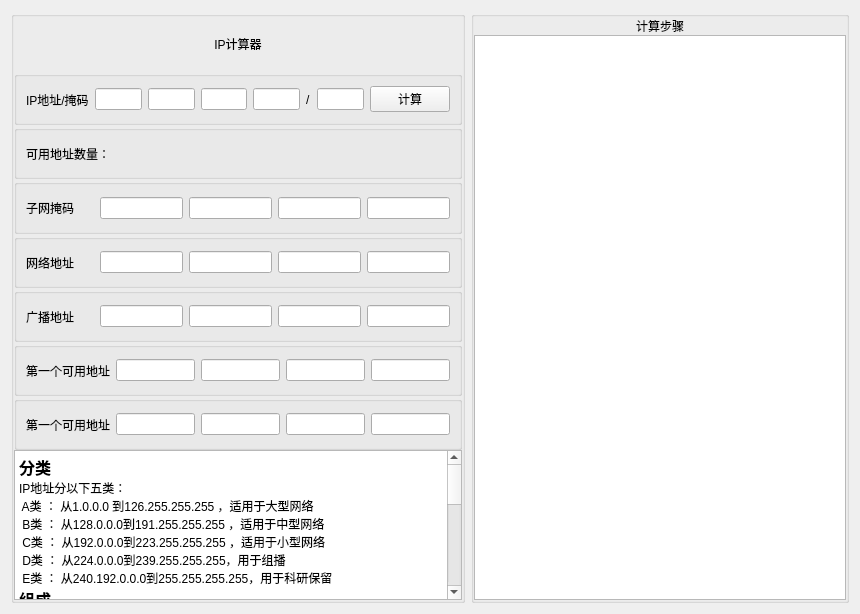
<?xml version="1.0" encoding="UTF-8"?>
<ui version="4.0">
 <class>Form</class>
 <widget class="QWidget" name="Form">
  <property name="geometry">
   <rect>
    <x>0</x>
    <y>0</y>
    <width>860</width>
    <height>614</height>
   </rect>
  </property>
  <property name="windowTitle">
   <string>Form</string>
  </property>
  <layout class="QHBoxLayout" name="horizontalLayout_2" stretch="6,5">
   <item>
    <widget class="QGroupBox" name="groupBox_2">
     <property name="title">
      <string/>
     </property>
     <layout class="QVBoxLayout" name="verticalLayout" stretch="0,0,0,0,0,0,0,0,0">
      <property name="spacing">
       <number>0</number>
      </property>
      <property name="leftMargin">
       <number>0</number>
      </property>
      <property name="topMargin">
       <number>0</number>
      </property>
      <property name="rightMargin">
       <number>0</number>
      </property>
      <property name="bottomMargin">
       <number>0</number>
      </property>
      <item>
       <widget class="QLabel" name="label_9">
        <property name="styleSheet">
         <string notr="true">font: 16pt &quot;Adobe Caslon Pro&quot;;</string>
        </property>
        <property name="text">
         <string>IP计算器</string>
        </property>
        <property name="alignment">
         <set>Qt::AlignCenter</set>
        </property>
       </widget>
      </item>
      <item>
       <widget class="QGroupBox" name="groupBox">
        <property name="title">
         <string/>
        </property>
        <layout class="QHBoxLayout" name="horizontalLayout">
         <item>
          <widget class="QLabel" name="label_2">
           <property name="text">
            <string>IP地址/掩码</string>
           </property>
          </widget>
         </item>
         <item>
          <widget class="QLineEdit" name="ip1">
           <property name="maxLength">
            <number>3</number>
           </property>
          </widget>
         </item>
         <item>
          <widget class="QLineEdit" name="ip2">
           <property name="maxLength">
            <number>3</number>
           </property>
          </widget>
         </item>
         <item>
          <widget class="QLineEdit" name="ip3">
           <property name="maxLength">
            <number>3</number>
           </property>
          </widget>
         </item>
         <item>
          <widget class="QLineEdit" name="ip4">
           <property name="maxLength">
            <number>3</number>
           </property>
          </widget>
         </item>
         <item>
          <widget class="QLabel" name="label">
           <property name="text">
            <string>/</string>
           </property>
          </widget>
         </item>
         <item>
          <widget class="QLineEdit" name="maskNum">
           <property name="maxLength">
            <number>2</number>
           </property>
          </widget>
         </item>
         <item>
          <widget class="QPushButton" name="IPcalc">
           <property name="text">
            <string>计算</string>
           </property>
          </widget>
         </item>
        </layout>
       </widget>
      </item>
      <item>
       <widget class="QGroupBox" name="groupBox_8">
        <property name="title">
         <string/>
        </property>
        <layout class="QHBoxLayout" name="horizontalLayout_8" stretch="2,8">
         <item>
          <widget class="QLabel" name="label_8">
           <property name="text">
            <string>可用地址数量：</string>
           </property>
          </widget>
         </item>
         <item>
          <widget class="QLabel" name="availableIpSize">
           <property name="text">
            <string/>
           </property>
          </widget>
         </item>
        </layout>
       </widget>
      </item>
      <item>
       <widget class="QGroupBox" name="groupBox_3">
        <property name="title">
         <string/>
        </property>
        <layout class="QHBoxLayout" name="horizontalLayout_3">
         <item>
          <widget class="QLabel" name="label_3">
           <property name="text">
            <string>子网掩码      </string>
           </property>
          </widget>
         </item>
         <item>
          <widget class="QLineEdit" name="maskNum1">
           <property name="readOnly">
            <bool>true</bool>
           </property>
          </widget>
         </item>
         <item>
          <widget class="QLineEdit" name="maskNum2">
           <property name="readOnly">
            <bool>true</bool>
           </property>
          </widget>
         </item>
         <item>
          <widget class="QLineEdit" name="maskNum3">
           <property name="readOnly">
            <bool>true</bool>
           </property>
          </widget>
         </item>
         <item>
          <widget class="QLineEdit" name="maskNum4">
           <property name="readOnly">
            <bool>true</bool>
           </property>
          </widget>
         </item>
        </layout>
       </widget>
      </item>
      <item>
       <widget class="QGroupBox" name="groupBox_4">
        <property name="title">
         <string/>
        </property>
        <layout class="QHBoxLayout" name="horizontalLayout_4">
         <item>
          <widget class="QLabel" name="label_4">
           <property name="text">
            <string>网络地址      </string>
           </property>
          </widget>
         </item>
         <item>
          <widget class="QLineEdit" name="netaddr1">
           <property name="readOnly">
            <bool>true</bool>
           </property>
          </widget>
         </item>
         <item>
          <widget class="QLineEdit" name="netaddr2">
           <property name="readOnly">
            <bool>true</bool>
           </property>
          </widget>
         </item>
         <item>
          <widget class="QLineEdit" name="netaddr3">
           <property name="readOnly">
            <bool>true</bool>
           </property>
          </widget>
         </item>
         <item>
          <widget class="QLineEdit" name="netaddr4">
           <property name="readOnly">
            <bool>true</bool>
           </property>
          </widget>
         </item>
        </layout>
       </widget>
      </item>
      <item>
       <widget class="QGroupBox" name="groupBox_5">
        <property name="title">
         <string/>
        </property>
        <layout class="QHBoxLayout" name="horizontalLayout_5">
         <item>
          <widget class="QLabel" name="label_5">
           <property name="text">
            <string>广播地址      </string>
           </property>
          </widget>
         </item>
         <item>
          <widget class="QLineEdit" name="guangbo1">
           <property name="readOnly">
            <bool>true</bool>
           </property>
          </widget>
         </item>
         <item>
          <widget class="QLineEdit" name="guangbo2">
           <property name="readOnly">
            <bool>true</bool>
           </property>
          </widget>
         </item>
         <item>
          <widget class="QLineEdit" name="guangbo3">
           <property name="readOnly">
            <bool>true</bool>
           </property>
          </widget>
         </item>
         <item>
          <widget class="QLineEdit" name="guangbo4">
           <property name="readOnly">
            <bool>true</bool>
           </property>
          </widget>
         </item>
        </layout>
       </widget>
      </item>
      <item>
       <widget class="QGroupBox" name="groupBox_6">
        <property name="title">
         <string/>
        </property>
        <layout class="QHBoxLayout" name="horizontalLayout_6">
         <item>
          <widget class="QLabel" name="label_6">
           <property name="text">
            <string>第一个可用地址</string>
           </property>
          </widget>
         </item>
         <item>
          <widget class="QLineEdit" name="firstIP1">
           <property name="readOnly">
            <bool>true</bool>
           </property>
          </widget>
         </item>
         <item>
          <widget class="QLineEdit" name="firstIP2">
           <property name="readOnly">
            <bool>true</bool>
           </property>
          </widget>
         </item>
         <item>
          <widget class="QLineEdit" name="firstIP3">
           <property name="readOnly">
            <bool>true</bool>
           </property>
          </widget>
         </item>
         <item>
          <widget class="QLineEdit" name="firstIP4">
           <property name="readOnly">
            <bool>true</bool>
           </property>
          </widget>
         </item>
        </layout>
       </widget>
      </item>
      <item>
       <widget class="QGroupBox" name="groupBox_7">
        <property name="title">
         <string/>
        </property>
        <layout class="QHBoxLayout" name="horizontalLayout_7">
         <item>
          <widget class="QLabel" name="label_7">
           <property name="text">
            <string>第一个可用地址</string>
           </property>
          </widget>
         </item>
         <item>
          <widget class="QLineEdit" name="lastIP1">
           <property name="readOnly">
            <bool>true</bool>
           </property>
          </widget>
         </item>
         <item>
          <widget class="QLineEdit" name="lastIP2">
           <property name="readOnly">
            <bool>true</bool>
           </property>
          </widget>
         </item>
         <item>
          <widget class="QLineEdit" name="lastIP3">
           <property name="readOnly">
            <bool>true</bool>
           </property>
          </widget>
         </item>
         <item>
          <widget class="QLineEdit" name="lastIP4">
           <property name="readOnly">
            <bool>true</bool>
           </property>
          </widget>
         </item>
        </layout>
       </widget>
      </item>
      <item>
       <widget class="QTextEdit" name="textEdit">
        <property name="minimumSize">
         <size>
          <width>0</width>
          <height>80</height>
         </size>
        </property>
        <property name="maximumSize">
         <size>
          <width>16777215</width>
          <height>150</height>
         </size>
        </property>
        <property name="html">
         <string>&lt;!DOCTYPE HTML PUBLIC &quot;-//W3C//DTD HTML 4.0//EN&quot; &quot;http://www.w3.org/TR/REC-html40/strict.dtd&quot;&gt;
&lt;html&gt;&lt;head&gt;&lt;meta name=&quot;qrichtext&quot; content=&quot;1&quot; /&gt;&lt;style type=&quot;text/css&quot;&gt;
p, li { white-space: pre-wrap; }
&lt;/style&gt;&lt;/head&gt;&lt;body style=&quot; font-family:'SimSun'; font-size:9pt; font-weight:400; font-style:normal;&quot;&gt;
&lt;p style=&quot; margin-top:0px; margin-bottom:0px; margin-left:0px; margin-right:0px; -qt-block-indent:0; text-indent:0px;&quot;&gt;&lt;span style=&quot; font-size:12pt; font-weight:600;&quot;&gt;分类&lt;/span&gt;&lt;/p&gt;
&lt;p style=&quot; margin-top:0px; margin-bottom:0px; margin-left:0px; margin-right:0px; -qt-block-indent:0; text-indent:0px;&quot;&gt;IP地址分以下五类：&lt;/p&gt;
&lt;p style=&quot; margin-top:0px; margin-bottom:0px; margin-left:0px; margin-right:0px; -qt-block-indent:0; text-indent:0px;&quot;&gt; A类 ： 从1.0.0.0 到126.255.255.255 ，适用于大型网络&lt;/p&gt;
&lt;p style=&quot; margin-top:0px; margin-bottom:0px; margin-left:0px; margin-right:0px; -qt-block-indent:0; text-indent:0px;&quot;&gt; B类 ： 从128.0.0.0到191.255.255.255 ，适用于中型网络&lt;/p&gt;
&lt;p style=&quot; margin-top:0px; margin-bottom:0px; margin-left:0px; margin-right:0px; -qt-block-indent:0; text-indent:0px;&quot;&gt; C类 ： 从192.0.0.0到223.255.255.255 ，适用于小型网络 &lt;/p&gt;
&lt;p style=&quot; margin-top:0px; margin-bottom:0px; margin-left:0px; margin-right:0px; -qt-block-indent:0; text-indent:0px;&quot;&gt; D类 ： 从224.0.0.0到239.255.255.255，用于组播 &lt;/p&gt;
&lt;p style=&quot; margin-top:0px; margin-bottom:0px; margin-left:0px; margin-right:0px; -qt-block-indent:0; text-indent:0px;&quot;&gt; E类 ： 从240.192.0.0.0到255.255.255.255，用于科研保留&lt;/p&gt;
&lt;p style=&quot; margin-top:0px; margin-bottom:0px; margin-left:0px; margin-right:0px; -qt-block-indent:0; text-indent:0px;&quot;&gt;&lt;span style=&quot; font-size:12pt; font-weight:600;&quot;&gt;组成&lt;/span&gt;&lt;/p&gt;
&lt;p style=&quot; margin-top:0px; margin-bottom:0px; margin-left:0px; margin-right:0px; -qt-block-indent:0; text-indent:0px;&quot;&gt;&lt;span style=&quot; font-family:'-apple-system','BlinkMacSystemFont','Helvetica Neue','PingFang SC','Microsoft YaHei','Source Han Sans SC','Noto Sans CJK SC','WenQuanYi Micro Hei','sans-serif'; font-size:medium; color:#121212; background-color:#ffffff;&quot;&gt;IP地址由2部分组成：网络部分+主机部分&lt;/span&gt;&lt;/p&gt;
&lt;p style=&quot; margin-top:0px; margin-bottom:0px; margin-left:0px; margin-right:0px; -qt-block-indent:0; text-indent:0px;&quot;&gt;&lt;span style=&quot; font-family:'-apple-system','BlinkMacSystemFont','Helvetica Neue','PingFang SC','Microsoft YaHei','Source Han Sans SC','Noto Sans CJK SC','WenQuanYi Micro Hei','sans-serif'; font-size:medium; color:#121212; background-color:#ffffff;&quot;&gt;IP地址=网络地址+主机地址&lt;/span&gt;&lt;/p&gt;
&lt;p style=&quot; margin-top:0px; margin-bottom:0px; margin-left:0px; margin-right:0px; -qt-block-indent:0; text-indent:0px;&quot;&gt;&lt;span style=&quot; font-size:12pt; font-weight:600;&quot;&gt;子网掩码&lt;/span&gt;&lt;/p&gt;
&lt;p style=&quot; margin-top:0px; margin-bottom:0px; margin-left:0px; margin-right:0px; -qt-block-indent:0; text-indent:0px;&quot;&gt;&lt;span style=&quot; font-family:'-apple-system','BlinkMacSystemFont','Helvetica Neue','PingFang SC','Microsoft YaHei','Source Han Sans SC','Noto Sans CJK SC','WenQuanYi Micro Hei','sans-serif'; font-size:medium; color:#121212; background-color:#ffffff;&quot;&gt;对于A类地址来说，默认的子网掩码是255.0.0.0&lt;/span&gt;&lt;/p&gt;
&lt;p style=&quot; margin-top:0px; margin-bottom:0px; margin-left:0px; margin-right:0px; -qt-block-indent:0; text-indent:0px;&quot;&gt;&lt;span style=&quot; font-family:'-apple-system','BlinkMacSystemFont','Helvetica Neue','PingFang SC','Microsoft YaHei','Source Han Sans SC','Noto Sans CJK SC','WenQuanYi Micro Hei','sans-serif'; font-size:medium; color:#121212; background-color:#ffffff;&quot;&gt;对于B类地址来说，默认的子网掩码是255.255.0.0&lt;/span&gt;&lt;/p&gt;
&lt;p style=&quot; margin-top:0px; margin-bottom:0px; margin-left:0px; margin-right:0px; -qt-block-indent:0; text-indent:0px;&quot;&gt;&lt;span style=&quot; font-family:'-apple-system','BlinkMacSystemFont','Helvetica Neue','PingFang SC','Microsoft YaHei','Source Han Sans SC','Noto Sans CJK SC','WenQuanYi Micro Hei','sans-serif'; font-size:medium; color:#121212; background-color:#ffffff;&quot;&gt;对于C类地址来说，默认的子网掩码是255.255.255.0&lt;/span&gt;&lt;/p&gt;
&lt;p style=&quot; margin-top:0px; margin-bottom:0px; margin-left:0px; margin-right:0px; -qt-block-indent:0; text-indent:0px;&quot;&gt;&lt;span style=&quot; font-size:12pt; font-weight:600;&quot;&gt;网络地址&lt;/span&gt;&lt;/p&gt;
&lt;p style=&quot; margin-top:0px; margin-bottom:0px; margin-left:0px; margin-right:0px; -qt-block-indent:0; text-indent:0px;&quot;&gt;&lt;span style=&quot; font-family:'-apple-system','BlinkMacSystemFont','Helvetica Neue','PingFang SC','Microsoft YaHei','Source Han Sans SC','Noto Sans CJK SC','WenQuanYi Micro Hei','sans-serif'; font-size:medium; color:#121212; background-color:#ffffff;&quot;&gt;将IP地址的主机位全设为0，所得结果是该IP地址所在网络的网络地址。&lt;/span&gt;&lt;/p&gt;
&lt;p style=&quot; margin-top:0px; margin-bottom:0px; margin-left:0px; margin-right:0px; -qt-block-indent:0; text-indent:0px;&quot;&gt;&lt;span style=&quot; font-size:12pt; font-weight:600;&quot;&gt;广播地址&lt;/span&gt;&lt;/p&gt;
&lt;p style=&quot; margin-top:0px; margin-bottom:0px; margin-left:0px; margin-right:0px; -qt-block-indent:0; text-indent:0px;&quot;&gt;&lt;span style=&quot; font-family:'-apple-system','BlinkMacSystemFont','Helvetica Neue','PingFang SC','Microsoft YaHei','Source Han Sans SC','Noto Sans CJK SC','WenQuanYi Micro Hei','sans-serif'; font-size:medium; color:#121212; background-color:#ffffff;&quot;&gt;将IP地址的主机位全设为1，所得结果是该IP地址所在网络的广播地址。&lt;/span&gt;&lt;/p&gt;
&lt;p style=&quot; margin-top:0px; margin-bottom:0px; margin-left:0px; margin-right:0px; -qt-block-indent:0; text-indent:0px;&quot;&gt;&lt;span style=&quot; font-family:'-apple-system','BlinkMacSystemFont','Helvetica Neue','PingFang SC','Microsoft YaHei','Source Han Sans SC','Noto Sans CJK SC','WenQuanYi Micro Hei','sans-serif'; font-size:12pt; font-weight:600; color:#121212; background-color:#ffffff;&quot;&gt;IP地址数&lt;/span&gt;&lt;/p&gt;
&lt;p style=&quot; margin-top:0px; margin-bottom:0px; margin-left:0px; margin-right:0px; -qt-block-indent:0; text-indent:0px;&quot;&gt;&lt;span style=&quot; font-family:'-apple-system','BlinkMacSystemFont','Helvetica Neue','PingFang SC','Microsoft YaHei','Source Han Sans SC','Noto Sans CJK SC','WenQuanYi Micro Hei','sans-serif'; font-size:medium; color:#121212; background-color:#ffffff;&quot;&gt;2ⁿ，n为主机位位数。&lt;/span&gt;&lt;/p&gt;
&lt;p style=&quot; margin-top:0px; margin-bottom:0px; margin-left:0px; margin-right:0px; -qt-block-indent:0; text-indent:0px;&quot;&gt;&lt;span style=&quot; font-family:'-apple-system','BlinkMacSystemFont','Helvetica Neue','PingFang SC','Microsoft YaHei','Source Han Sans SC','Noto Sans CJK SC','WenQuanYi Micro Hei','sans-serif'; font-size:12pt; font-weight:600; color:#121212; background-color:#ffffff;&quot;&gt;可用IP地址数&lt;/span&gt;&lt;/p&gt;
&lt;p style=&quot; margin-top:0px; margin-bottom:0px; margin-left:0px; margin-right:0px; -qt-block-indent:0; text-indent:0px;&quot;&gt;&lt;span style=&quot; font-family:'-apple-system','BlinkMacSystemFont','Helvetica Neue','PingFang SC','Microsoft YaHei','Source Han Sans SC','Noto Sans CJK SC','WenQuanYi Micro Hei','sans-serif'; font-size:medium; color:#121212; background-color:#ffffff;&quot;&gt;2ⁿ-2，n为主机位位数。&lt;/span&gt;&lt;/p&gt;&lt;/body&gt;&lt;/html&gt;</string>
        </property>
       </widget>
      </item>
     </layout>
    </widget>
   </item>
   <item>
    <widget class="QGroupBox" name="groupBox_9">
     <property name="title">
      <string/>
     </property>
     <layout class="QVBoxLayout" name="verticalLayout_2">
      <property name="spacing">
       <number>0</number>
      </property>
      <property name="leftMargin">
       <number>0</number>
      </property>
      <property name="topMargin">
       <number>0</number>
      </property>
      <property name="rightMargin">
       <number>0</number>
      </property>
      <property name="bottomMargin">
       <number>0</number>
      </property>
      <item>
       <widget class="QLabel" name="label_10">
        <property name="styleSheet">
         <string notr="true">font: 14pt &quot;Arial&quot;;</string>
        </property>
        <property name="text">
         <string>计算步骤</string>
        </property>
        <property name="alignment">
         <set>Qt::AlignCenter</set>
        </property>
       </widget>
      </item>
      <item>
       <widget class="QTextEdit" name="calcDescribe">
        <property name="minimumSize">
         <size>
          <width>300</width>
          <height>0</height>
         </size>
        </property>
        <property name="readOnly">
         <bool>true</bool>
        </property>
       </widget>
      </item>
     </layout>
    </widget>
   </item>
  </layout>
 </widget>
 <resources/>
 <connections/>
</ui>
